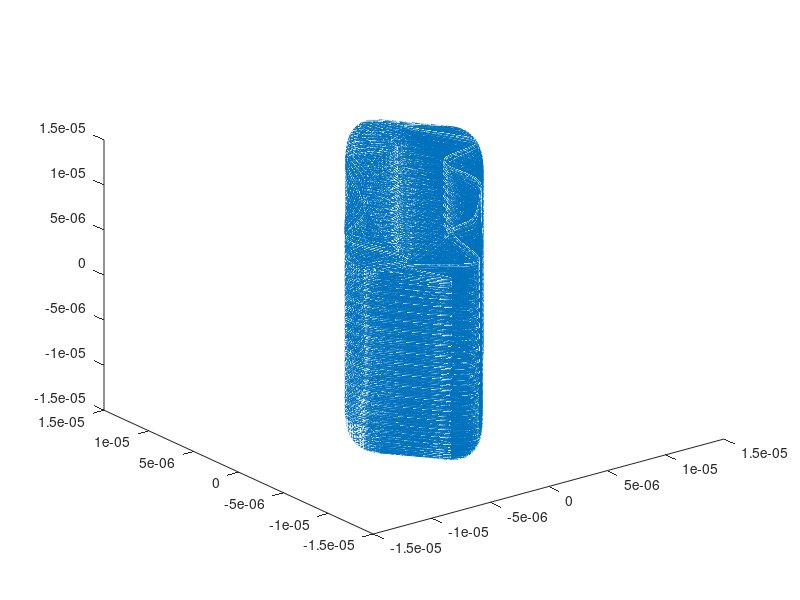

Write the MATLAB code that produced this figure.
% Phi=V1*cos(omega*t)*(x^2-y^2)/r0^2+V2*(2*z^2-x^2-y^2)/(2*z0^2)
% U_{eff}=Q*(V2/z0^2)*z^2+(Q^2*V1^2/(4*m1*omega^2*r0^4)-Q*V1/(2*z0^2))*(x^2+y^2)

% % draft on 2D Paul trap
% % define constant
% mp=1.67e-27;
% m1=40*mp;
% m2=2*mp;
% k=1.38e-23;
% epsilon=8.854e-12;
% Q=1.6e-19;
% omega=2*pi*10e6;
% V1=500;
% 
% r0=2e-3;
% r1=[1e-5;1e-5];
% T=1e-4;
% N=1e5;
% tau=T/N;
% 
% t=zeros(1,N);
% r=zeros(2,N);
% v=zeros(2,N);
% r(:,1)=r1;
% v(:,1)=[0;0];
% 
% for i=1:N-1
%     t(i+1)=(i+1)*tau;
%     V=V1*cos(omega*t(i));
%     a=Q*V/(m1*r0^2)*[r(1,i);-r(2,i)];
%     a=Q*V/(m1*r0^2)*[r(1,i);-r(2,i)]+1e13*[r(1,i);-r(2,i)];
%     v(:,i+1)=v(:,i)+a*tau;
%     r(:,i+1)=r(:,i)+(v(:,i+1)+v(:,i))*tau/2;
% 
% end
% 
% plot(t,r(1,:));
% hold on
% plot(t,r(2,:));
% hold off
% 
% plot(r(1,:),r(2,:));




% draft on 3D Paul trap
% define constant
mp=1.67e-27;
m1=40*mp;
m2=2*mp;
k=1.38e-23;
epsilon=8.854e-12;
Q=1.6e-19;
omega=2*pi*10e6;
V1=500;
V2=10;
r0=2e-3;
z0=5e-2;
fr=sqrt(2*Q^2*V1^2/(m1^2*omega^2*r0^4)-Q*V2/(m1*z0^2))/(2*pi);
% fr=Q*V1/(sqrt(2)*omega*m1*r0^2)/(2*pi);
fz=sqrt(2*Q*V2/(m1*z0^2))/(2*pi);


T=1e-3;
N=1e5;
tau=T/N;

t=zeros(1,N);
r=zeros(3,N);
v=zeros(3,N);

r(:,1)=[1e-5;1e-5;1e-5];
v(:,1)=[0;0;0];

for i=1:N-1
    t(i+1)=(i+1)*tau;
    V=V1*cos(omega*t(i));
%     a=Q*V/(m1*r0^2)*[-r(1,i);r(2,i);0];
    a=2*Q*V/(m1*r0^2)*[-r(1,i);r(2,i);0]+Q*V2/(m1*z0^2)*[r(1,i);r(2,i);-2*r(3,i)];
    v(:,i+1)=v(:,i)+a*tau;
    r(:,i+1)=r(:,i)+(v(:,i+1)+v(:,i+1))*tau/2;

end

plot(t,r(1,:));
hold on
plot(t,r(2,:));
plot(t,r(3,:));
hold off

plot3(r(1,:),r(2,:),r(3,:));

q=4*Q*V1/(omega^2*m1*r0^2)

% y=fft(r(1,:));
% fs=1/tau;
% f=(0:length(y)-1)*fs/length(y);
% plot(f,abs(y))
% xlabel('Frequency (Hz)')
% ylabel('Magnitude')
% title('Magnitude')
% 
% n = length(r(1,:));                         
% fshift = (-n/2:n/2-1)*(fs/n);
% yshift = fftshift(y);
% plot(fshift,abs(yshift))
% xlabel('Frequency (Hz)')
% ylabel('Magnitude')







% % DRAFT FAILED
% % draft failed
% % define constant
% mp=1.67e-27;
% m1=40*mp;
% m2=2*mp;
% k=1.38e-23;
% epsilon=8.854e-12;
% Q=1.6e-19;
% omega=2*pi*1e5;
% 
% L=1e-2;
% r1=[1e-5,1e-5];
% 
% t=0:1e-7:1e-4;
% 
% Q1=Q*cos(omega*t);
% Q2=-Q*cos(omega*t);
% Q3=Q1;
% Q4=Q2;
% 
% d1=sqrt((r1(1)-L)^2+(r1(2)-L)^2);
% d2=sqrt((r1(1)+L)^2+(r1(2)-L)^2);
% d3=sqrt((r1(1)+L)^2+(r1(2)+L)^2);
% d4=sqrt((r1(1)-L)^2+(r1(2)+L)^2);
% 
% F1=[Q.*Q1/(4*pi*epsilon)*(r1(1)-L);Q.*Q1/(4*pi*epsilon)*(r1(2)-L)]/d1^3;
% plot(t,F1(1,:));
% hold on
% plot(t,F1(2,:));
% hold off
% 
% F2=[Q.*Q2/(4*pi*epsilon)*(r1(1)+L);Q.*Q2/(4*pi*epsilon)*(r1(2)-L)]/d2^3;
% plot(t,F2(1,:));
% hold on
% plot(t,F2(2,:));
% hold off
% 
% F3=[Q.*Q3/(4*pi*epsilon)*(r1(1)+L);Q.*Q3/(4*pi*epsilon)*(r1(2)+L)]/d3^3;
% plot(t,F3(1,:));
% hold on
% plot(t,F3(2,:));
% hold off
% 
% F4=[Q.*Q4/(4*pi*epsilon)*(r1(1)-L);Q.*Q4/(4*pi*epsilon)*(r1(2)+L)]/d4^3;
% plot(t,F4(1,:));
% hold on
% plot(t,F4(2,:));
% hold off
% 
% F=F1+F2+F3+F4;
% plot(t,F(1,:));
% hold on
% plot(t,F(2,:));
% hold off


% % draft failed
% % define constant
% mp=1.67e-27;
% m1=40*mp;
% m2=2*mp;
% k=1.38e-23;
% epsilon=8.854e-12;
% Q=1.6e-19;
% omega=2*pi*1e5;
% 
% L=1e-2;
% r1=[1e-5;1e-5];
% T=1e-4;
% N=1e5;
% tau=T/N;
% 
% t=zeros(1,N);
% r=zeros(2,N);
% v=zeros(2,N);
% r(:,1)=r1;
% 
% 
% % for i=1:N-1
% %     t(i+1)=(i+1)*tau;
% %     Q1=Q*cos(omega*t(i));
% %     Q2=-Q*cos(omega*t(i));
% %     Q3=Q1;
% %     Q4=Q2;
% %     d1=sqrt((r(i)-L)^2+(r(i)-L)^2);
% %     d2=sqrt((r(i)+L)^2+(r(i)-L)^2);
% %     d3=sqrt((r(i)+L)^2+(r(i)+L)^2);
% %     d4=sqrt((r(i)-L)^2+(r(i)+L)^2);
% %     F1=[Q*Q1/(4*pi*epsilon)*(r(i)-L);Q*Q1/(4*pi*epsilon)*(r(i)-L)]/d1^3;
% %     F2=[Q*Q2/(4*pi*epsilon)*(r(i)+L);Q*Q2/(4*pi*epsilon)*(r(i)-L)]/d2^3;
% %     F3=[Q*Q3/(4*pi*epsilon)*(r(i)+L);Q*Q3/(4*pi*epsilon)*(r(i)+L)]/d3^3;
% %     F4=[Q*Q4/(4*pi*epsilon)*(r(i)-L);Q*Q4/(4*pi*epsilon)*(r(i)+L)]/d4^3;
% %     F=F1+F2+F3+F4;
% %     a=F/m1;
% %     v(:,i+1)=v(:,i)+a*tau;
% %     r(:,i+1)=r(:,i)+(v(:,i+1)+v(:,i+1))*tau/2;
% % 
% % end
% 
% v(:,1)=[10,10];
% 
% for i=1:N-1
%     t(i+1)=(i+1)*tau;
%     Q1=Q*cos(omega*t(i));
%     Q2=-Q*cos(omega*t(i));
%     Q3=Q1;
%     Q4=Q2;
%     F=6e8*Q*Q1/(4*pi*epsilon*L^2)*[2*r(1,i);-2*r(2,i)];
%     a=F/m1;
%     v(:,i+1)=v(:,i)+a*tau;
%     r(:,i+1)=r(:,i)+(v(:,i+1)+v(:,i+1))*tau/2;
% 
% end
% 
% plot(t,r(1,:));
% hold on
% plot(t,r(2,:));
% hold off